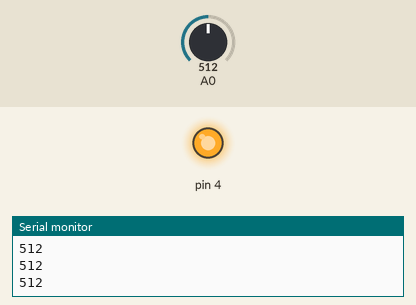
Simulated run of this sketch. Board: Arduino Uno, built with avr-gcc and run on an emulated ATmega328P. Parts: output pins drawn as LEDs (lit = HIGH), the last lines printed to the serial monitor. Inputs (shaded band) come from the test bench; at power-on: A0 = 512.

Above: at 1.2 s.
1.3 s: A0 set to 691
2.8 s: A0 set to 709
At 3.8 s:
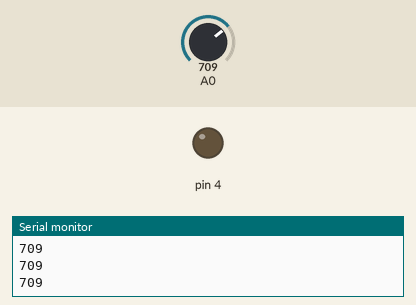
4.3 s: A0 set to 690
At 4.9 s:
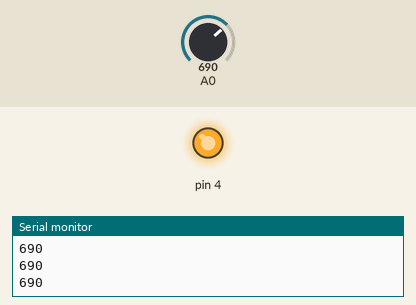
5.8 s: A0 set to 710
At 6.1 s:
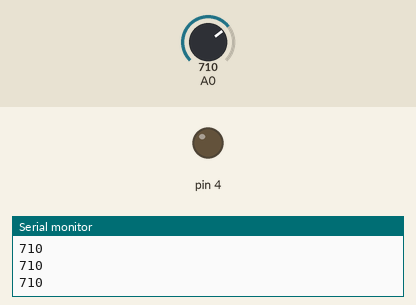
Timing chart, 0 to 8.3 s (numbered marks = the images above; inputs shaded):
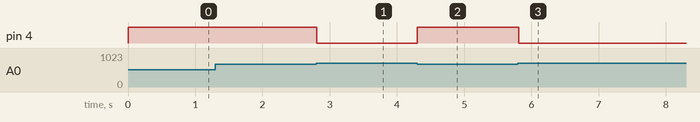

The sketch:

sketch_3-8.ino
```cpp
void setup() {
  Serial.begin(9600);
  pinMode(4, OUTPUT);
}

void loop() {
  int sensorValue = analogRead(A0);  // Read analog value
  Serial.println(sensorValue);

  if (sensorValue > 700) {
    digitalWrite(4, LOW);
  } else {
    digitalWrite(4, HIGH);
  }

  // delay(200); // optional
}

/*
 *
 // Define pin connections
int cdsPin = A0;    // CDS (LDR) connected to analog pin A0
int ledPin = 4;     // LED connected to digital pin D4
int value = 0;      // Variable to store CDS value

void setup() {
  Serial.begin(9600);      // Start Serial Monitor at 9600 baud
  pinMode(ledPin, OUTPUT); // Set LED pin as output
}

void loop() {
  // Read analog value from CDS (0 - 1023)
  value = analogRead(cdsPin);

  // Print CDS value to Serial Monitor
  Serial.println(value);

  // If it is dark, turn ON the LED
  // Dark = high resistance = high analog value
  if (value > 800) {
    digitalWrite(ledPin, LOW);  // LED OFF
  }
  else {
    digitalWrite(ledPin, HIGH);   // LED ON
  }

  delay(300); // Wait 300 milliseconds
}
*/
```

Measured:
- the behaviour switches between 700 and 701 on A0 (found by bisection; images 0 and 1)
- after the input at 2.8 s, pin 4: HIGH → LOW at once
- after the input at 4.3 s, pin 4: LOW → HIGH at once
- after the input at 5.8 s, pin 4: HIGH → LOW at once
